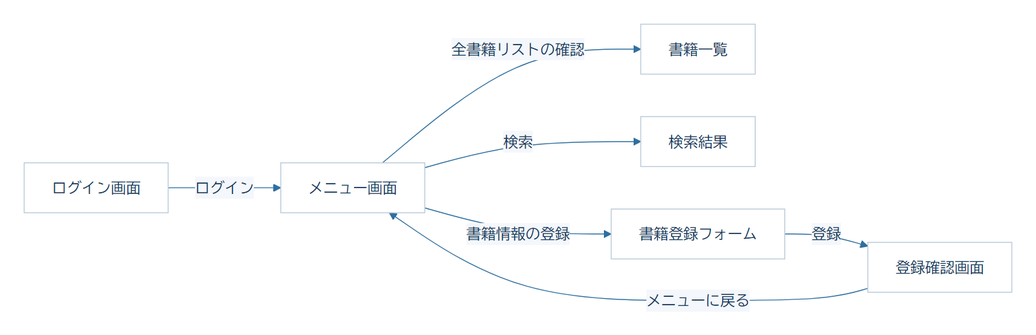
#> input picture docs/images/flows/flow_ch2.png, 1036 x 335 px, shrunk from 1604 x 518 before the run
$ python render_flow_diagrams.py
#> lines starting #> are read from the running program, lines starting #| are printed output that depends on the picture
"""補足資料用の画面遷移図を Mermaid CLI で PNG にレンダリングする。"""

from pathlib import Path
import json
import shutil
import subprocess
import tempfile

from PIL import Image, ImageChops


DIAGRAMS = {
    "flow_ch2.png": """
graph LR
    Login[ログイン画面] -- ログイン --> Menu[メニュー画面]
    Menu -- 全書籍リストの確認 --> List[書籍一覧]
    Menu -- 検索 --> Search[検索結果]
    Menu -- 書籍情報の登録 --> Form[書籍登録フォーム]
    Form -- 登録 --> Confirm[登録確認画面]
    Confirm -- メニューに戻る --> Menu
""",
    "flow_ch3.png": """
graph LR
    Menu[メニュー画面] --> List[書籍一覧]
    Menu --> Form[書籍登録フォーム]
    Menu --> Search[検索結果一覧]
    List -- 選択 --> Detail[書籍詳細画面]
    Detail -- 編集 --> Update[書籍更新フォーム]
    Detail -- 削除 --> List
    Form -- 登録 --> Confirm[登録・更新完了]
    Update -- 更新 --> Confirm
    Confirm -- メニューに戻る --> Menu
""",
    "flow_ch4.png": """
graph TD
    Login[ログイン画面] -- 認証成功 --> Menu[メニュー画面]
    Login -- 認証失敗 --> LoginErr[ログイン画面<br>（エラー表示）]
    Menu --> Form[書籍登録フォーム]
    Form -- 入力不備あり --> FormErr[登録フォーム<br>（エラー表示）]
    Form -- 正常入力 --> Confirm[登録・更新完了]
""",
    "flow_ch5.png": """
graph TD
    Component[共通レイアウト定義] --> PageA[書籍一覧]
    Component --> PageB[登録フォーム]
    subgraph 共通レイアウト
        Header[ヘッダーパーツ]
        Footer[フッターパーツ]
    end
""",
    "flow_ch6.png": """
graph LR
    Menu[メニュー画面] --> SearchTitle[タイトル検索]
    Menu --> SearchPrice[価格帯検索]
    Menu --> SearchComplex[複合検索<br>ジャンル × 上限価格]
    SearchTitle --> Results[検索結果一覧]
    SearchPrice --> Results
    SearchComplex --> Results
""",
    "flow_ch7.png": """
graph TD
    Login[Bootstrapログイン] -- 認証成功 --> Menu[カード型メニュー]
    Menu -- 全書籍リストの確認 --> List[ストライプテーブル]
    Menu -- 検索 --> Search[検索結果]
    Menu -- 新規登録 --> Form[入力カード]
    List -- 選択 --> Detail[書籍詳細画面]
    Detail -- 編集 --> Update[編集カード]
    Form -- 完了 --> Confirm[成功アラート表示]
    Update -- 完了 --> Confirm
    Confirm -- 戻る --> Menu
""",
    "er_diagram.png": """
erDiagram
    book {
        int id PK
        varchar title
        varchar author
        int price
        int genre_id FK
    }
    genre {
        int id PK
        varchar name
    }
    user {
        int user_id PK
        varchar password
        varchar user_name
    }
    genre ||--o{ book : "1:N"
""",
}


MERMAID_CONFIG = {
    "theme": "base",
    "securityLevel": "loose",
    "flowchart": {
        "htmlLabels": True,
        "curve": "basis",
        "nodeSpacing": 46,
        "rankSpacing": 58,
    },
    "themeVariables": {
        "fontFamily": "BIZ UDGothic, Meiryo, sans-serif",
        "primaryColor": "#ffffff",
        "primaryTextColor": "#123a5f",
        "primaryBorderColor": "#b8cad9",
        "lineColor": "#2f6f9f",
        "secondaryColor": "#e9f5ff",
        "tertiaryColor": "#f7fafc",
        "edgeLabelBackground": "#f4f7fb",
        "clusterBkg": "#f4f7fb",
        "clusterBorder": "#c8d5e3",
    },
}


def trim_white_margin(image_path: Path, padding: int = 36) -> None:
#> called with padding = 36
    image = Image.open(image_path).convert("RGB")
#> image is the input picture: PIL image 1036x335 RGB; mean R, G, B 251.2, 251.9, 252.6
    background = Image.new("RGB", image.size, "white")
#> background: PIL image 1036x335 RGB; every value is 255
    diff = ImageChops.difference(image, background)
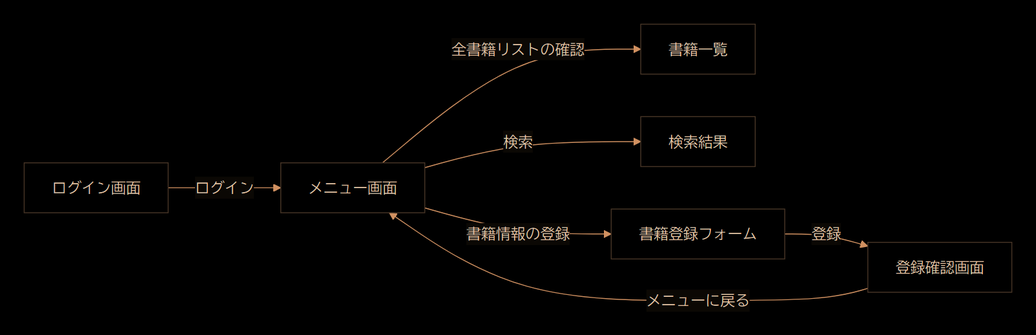
#> diff: PIL image 1036x335 RGB; mean R, G, B 3.8, 3.1, 2.4
    bbox = diff.getbbox()
#> bbox = (21, 21, 1015, 312)
    if not bbox:
        return

    left, top, right, bottom = bbox
#> left = 21; top = 21; right = 1015; bottom = 312
    cropped = image.crop((left, top, right, bottom))
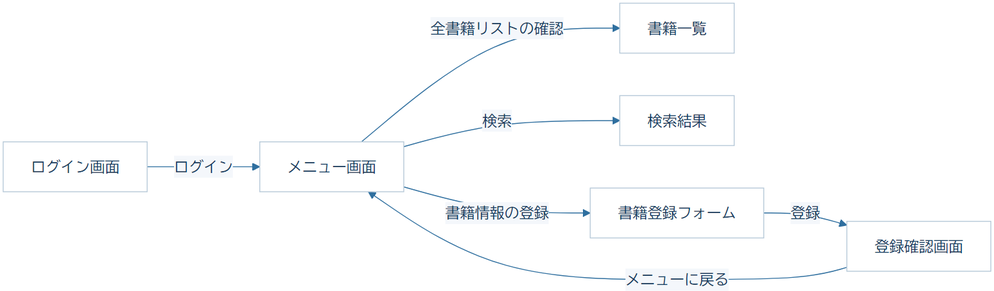
#> cropped: PIL image 994x291 RGB; mean R, G, B 250.4, 251.3, 252.1
    framed = Image.new(
        "RGB",
        (cropped.width + padding * 2, cropped.height + padding * 2),
        "white",
    )
#> framed: PIL image 1066x363 RGB; every value is 255
    framed.paste(cropped, (padding, padding))
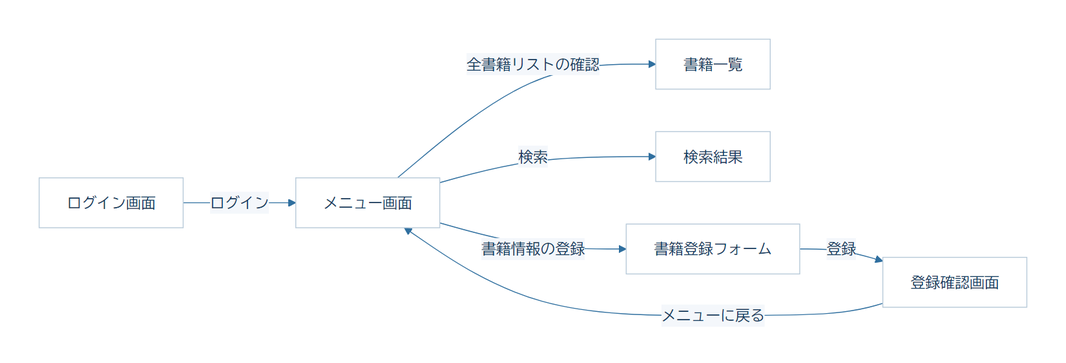
#> framed: PIL image 1066x363 RGB; mean R, G, B 251.6, 252.2, 252.8
    framed.save(image_path)


def main() -> None:
    base_dir = Path(__file__).resolve().parent
    out_dir = base_dir / "images" / "flows"
    out_dir.mkdir(parents=True, exist_ok=True)
    npx = shutil.which("npx") or shutil.which("npx.cmd")
    if not npx:
        raise RuntimeError("npx が見つかりません。Node.js / npm のインストールを確認してください。")

    with tempfile.TemporaryDirectory() as tmp_name:
        tmp_dir = Path(tmp_name)
        config_path = tmp_dir / "mermaid_config.json"
        config_path.write_text(json.dumps(MERMAID_CONFIG, ensure_ascii=False), encoding="utf-8")

        for filename, source in DIAGRAMS.items():
            input_path = tmp_dir / f"{Path(filename).stem}.mmd"
            output_path = out_dir / filename
            input_path.write_text(source.strip() + "\n", encoding="utf-8")

            subprocess.run(
                [
                    npx,
                    "-y",
                    "@mermaid-js/mermaid-cli",
                    "-i",
                    str(input_path),
                    "-o",
                    str(output_path),
                    "-c",
                    str(config_path),
                    "-b",
                    "white",
                    "-s",
                    "2",
                ],
                check=True,
            )
            trim_white_margin(output_path)
            print(output_path)
#> pass 2 of the loop in main, `for filename, source in DIAGRAMS.items():`:
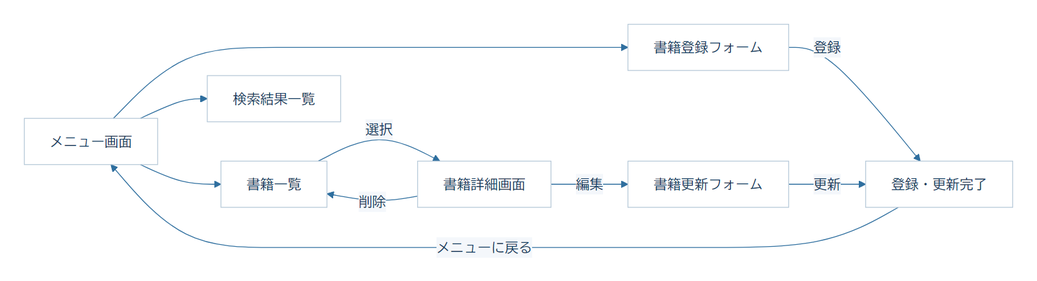
#> input picture docs/images/flows/flow_ch3.png, 1037 x 281 px, shrunk from 1606 x 435 before the run
#> in trim_white_margin, image is the input picture: PIL image 1037x281 RGB; mean R, G, B 250.6, 251.5, 252.3
#> background: PIL image 1037x281 RGB; every value is 255
#> in trim_white_margin (call 2), `diff = ImageChops.difference(image, background)`:
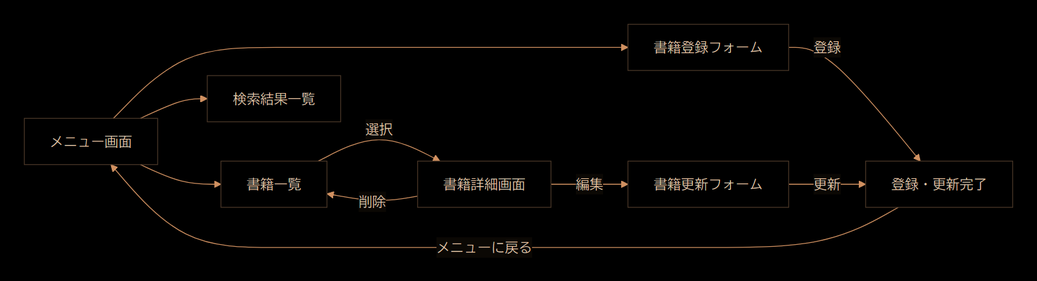
#> diff: PIL image 1037x281 RGB; mean R, G, B 4.4, 3.5, 2.7
#> bbox = (23, 23, 1014, 258)
#> left = 23; right = 1014; bottom = 258
#> cropped: PIL image 991x235 RGB
#> in trim_white_margin (call 2), `framed.paste(cropped, (padding, padding))`:
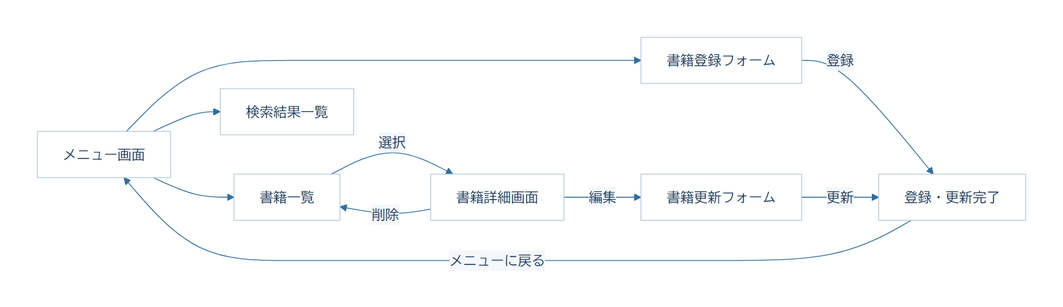
#> framed: PIL image 1063x307 RGB; mean R, G, B 251.1, 251.9, 252.6
#> pass 3 of the loop in main, `for filename, source in DIAGRAMS.items():`:
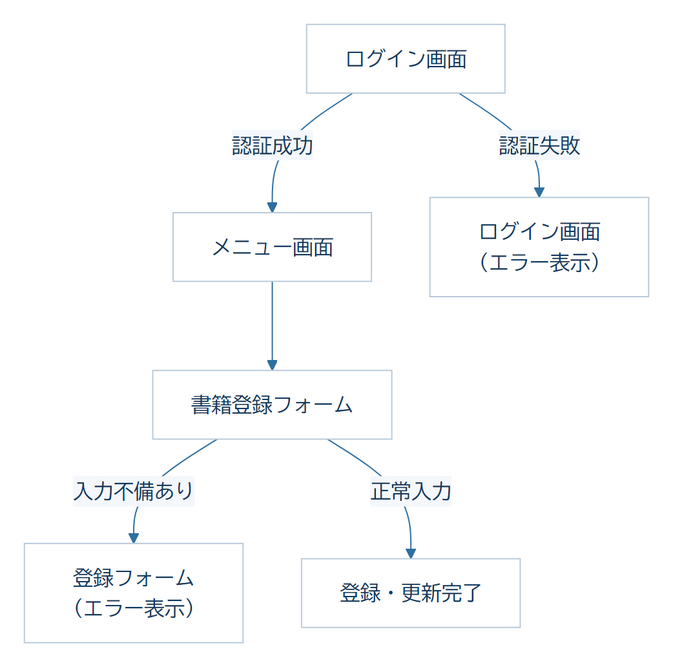
#> input picture docs/images/flows/flow_ch4.png, 673 x 667 px, shrunk from 1042 x 1032 before the run
#> in trim_white_margin, image is the input picture: PIL image 673x667 RGB; mean R, G, B 250.2, 251.1, 251.9
#> background: PIL image 673x667 RGB; every value is 255
#> in trim_white_margin (call 3), `diff = ImageChops.difference(image, background)`:
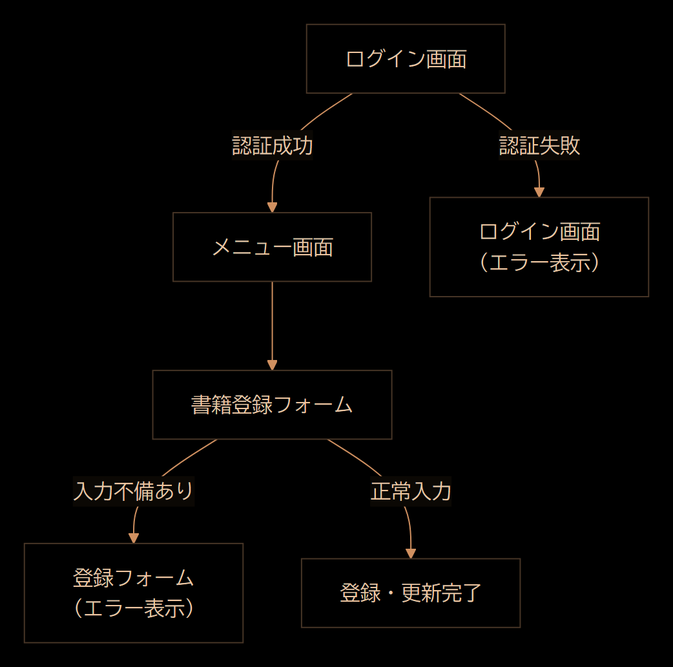
#> diff: PIL image 673x667 RGB; mean R, G, B 4.8, 3.9, 3.1
#> bbox = (21, 21, 652, 646)
#> left = 21; right = 652; bottom = 646
#> cropped: PIL image 631x625 RGB
#> in trim_white_margin (call 3), `framed.paste(cropped, (padding, padding))`:
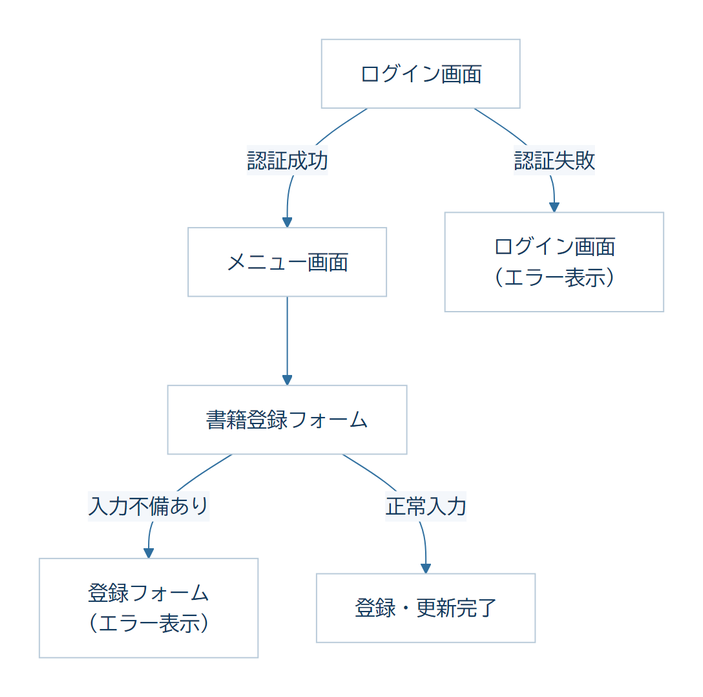
#> framed: PIL image 703x697 RGB; mean R, G, B 250.6, 251.4, 252.1
#> the loop made 7 passes; the first 3 are shown


if __name__ == "__main__":
#> (the run stopped early here; a loop or call above may not have finished)
